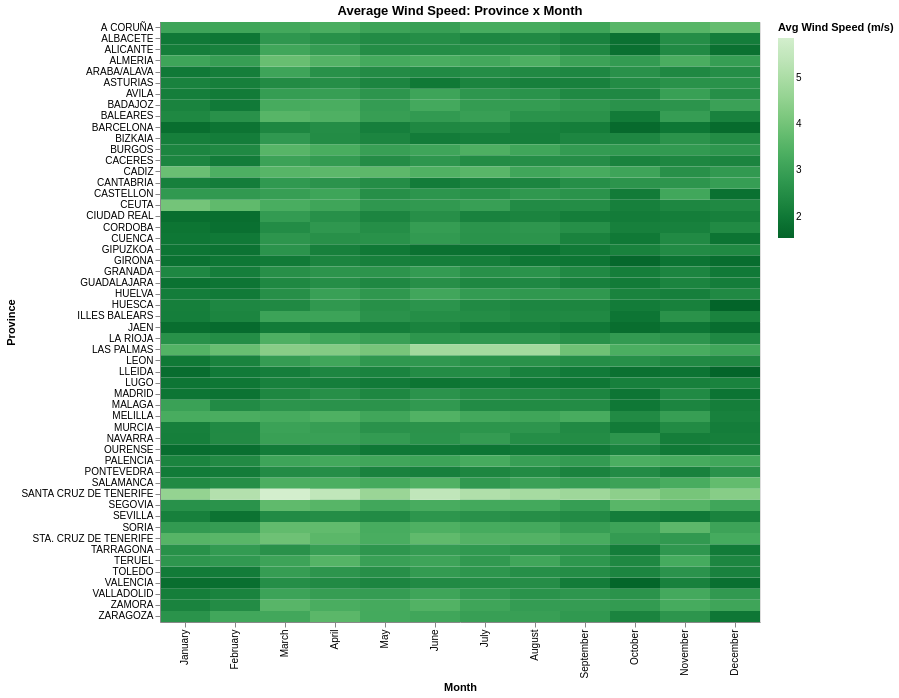

Notebook code cell kept with this figure:
### Markdown cell above
### 1.3. Mapa de calor — Velocidad del viento media: provincia × mes

**Tipo:** Mapa de calor (heatmap)
**Datos:** Velocidad del viento promedio por provincia y mes

### Code cell
heatmap_viento_mean = (df_pd
    .group_by(["provincia", "mes"])
    .agg(pl.col("velocidad_viento_media").mean().alias("viento_mean"))
    .with_columns(pl.col("mes").cast(pl.Enum(month_order)))
    .sort("mes")
)

alt.Chart(heatmap_viento_mean).mark_rect().encode(
    x=alt.X("mes:N", title="Month", sort=list(month_order)),
    y=alt.Y("provincia:N", title="Province"),
    color=alt.Color("viento_mean:Q", title="Avg Wind Speed (m/s)",
                    scale=alt.Scale(scheme="greens", reverse=True)),
    tooltip=["provincia", "mes", alt.Tooltip("viento_mean", format=".1f")]
).properties(
    title="Average Wind Speed: Province x Month",
    width=600,
    height=600
).interactive().show()

### Figure 1 — Vega specification as saved in the notebook (floating-point values rounded to 4 significant figures; data arrays with more than 128 entries replaced by an {"elided": "..."} marker saying what was removed)
{"$schema": "https://vega.github.io/schema/vega/v6.json", "data": [{"name": "param_1e9efca18e7a2868_store"}, {"name": "source_0"}, {"name": "data_0", "values": {"elided": "648 records"}}, {"name": "source_0_x_domain_mes", "values": [{"mes": "January", "sort_field": 12.0}, {"mes": "February", "sort_field": 12.0}, {"mes": "March", "sort_field": 12.0}, {"mes": "April", "sort_field": 12.0}, {"mes": "May", "sort_field": 12.0}, {"mes": "June", "sort_field": 12.0}, {"mes": "July", "sort_field": 12.0}, {"mes": "August", "sort_field": 12.0}, {"mes": "September", "sort_field": 12.0}, {"mes": "October", "sort_field": 12.0}, {"mes": "November", "sort_field": 12.0}, {"mes": "December", "sort_field": 12.0}]}, {"name": "data_0_y_domain_provincia", "values": [{"provincia": "A CORUÑA"}, {"provincia": "AVILA"}, {"provincia": "LUGO"}, {"provincia": "GIRONA"}, {"provincia": "TARRAGONA"}, {"provincia": "ALICANTE"}, {"provincia": "ASTURIAS"}, {"provincia": "GIPUZKOA"}, {"provincia": "CEUTA"}, {"provincia": "BARCELONA"}, {"provincia": "BADAJOZ"}, {"provincia": "HUESCA"}, {"provincia": "ZARAGOZA"}, {"provincia": "ALMERIA"}, {"provincia": "MELILLA"}, {"provincia": "PALENCIA"}, {"provincia": "SANTA CRUZ DE TENERIFE"}, {"provincia": "STA. CRUZ DE TENERIFE"}, {"provincia": "ILLES BALEARS"}, {"provincia": "PONTEVEDRA"}, {"provincia": "CIUDAD REAL"}, {"provincia": "BIZKAIA"}, {"provincia": "TOLEDO"}, {"provincia": "HUELVA"}, {"provincia": "GUADALAJARA"}, {"provincia": "VALLADOLID"}, {"provincia": "CUENCA"}, {"provincia": "TERUEL"}, {"provincia": "CACERES"}, {"provincia": "BURGOS"}, {"provincia": "MURCIA"}, {"provincia": "SEVILLA"}, {"provincia": "SALAMANCA"}, {"provincia": "LAS PALMAS"}, {"provincia": "SORIA"}, {"provincia": "LEON"}, {"provincia": "LA RIOJA"}, {"provincia": "JAEN"}, {"provincia": "CADIZ"}, {"provincia": "OURENSE"}, {"provincia": "ZAMORA"}, {"provincia": "CASTELLON"}, {"provincia": "VALENCIA"}, {"provincia": "NAVARRA"}, {"provincia": "MADRID"}, {"provincia": "LLEIDA"}, {"provincia": "CANTABRIA"}, {"provincia": "MALAGA"}, {"provincia": "ALBACETE"}, {"provincia": "SEGOVIA"}, {"provincia": "BALEARES"}, {"provincia": "GRANADA"}, {"provincia": "CORDOBA"}, {"provincia": "ARABA/ALAVA"}]}, {"name": "data_0_color_domain_viento_mean", "values": [{"min": 1.539, "max": 5.863}]}], "signals": [{"name": "unit", "value": {}, "on": [{"events": "pointermove", "update": "isTuple(group()) ? group() : unit"}]}, {"name": "param_1e9efca18e7a2868", "update": "vlSelectionResolve(\"param_1e9efca18e7a2868_store\", \"union\")"}, {"name": "param_1e9efca18e7a2868_mes", "on": [{"events": [{"source": "view", "type": "dblclick"}], "update": "null"}, {"events": {"signal": "param_1e9efca18e7a2868_translate_delta"}, "update": "panLinear(param_1e9efca18e7a2868_translate_anchor.extent_x, -param_1e9efca18e7a2868_translate_delta.x / width)"}, {"events": {"signal": "param_1e9efca18e7a2868_zoom_delta"}, "update": "zoomLinear(domain(\"x\"), param_1e9efca18e7a2868_zoom_anchor.x, param_1e9efca18e7a2868_zoom_delta)"}]}, {"name": "param_1e9efca18e7a2868_provincia", "on": [{"events": [{"source": "view", "type": "dblclick"}], "update": "null"}, {"events": {"signal": "param_1e9efca18e7a2868_translate_delta"}, "update": "panLinear(param_1e9efca18e7a2868_translate_anchor.extent_y, param_1e9efca18e7a2868_translate_delta.y / height)"}, {"events": {"signal": "param_1e9efca18e7a2868_zoom_delta"}, "update": "zoomLinear(domain(\"y\"), param_1e9efca18e7a2868_zoom_anchor.y, param_1e9efca18e7a2868_zoom_delta)"}]}, {"name": "param_1e9efca18e7a2868_tuple", "on": [{"events": [{"signal": "param_1e9efca18e7a2868_mes || param_1e9efca18e7a2868_provincia"}], "update": "param_1e9efca18e7a2868_mes && param_1e9efca18e7a2868_provincia ? {unit: \"\", fields: param_1e9efca18e7a2868_tuple_fields, values: [param_1e9efca18e7a2868_mes,param_1e9efca18e7a2868_provincia]} : null"}]}, {"name": "param_1e9efca18e7a2868_tuple_fields", "value": [{"field": "mes", "channel": "x", "type": "E"}, {"field": "provincia", "channel": "y", "type": "E"}]}, {"name": "param_1e9efca18e7a2868_translate_anchor", "value": {}, "on": [{"events": [{"source": "scope", "type": "pointerdown"}], "update": "{x: x(unit), y: y(unit), extent_x: domain(\"x\"), extent_y: domain(\"y\")}"}]}, {"name": "param_1e9efca18e7a2868_translate_delta", "value": {}, "on": [{"events": [{"source": "window", "between": [{"source": "scope", "type": "pointerdown"}, {"source": "window", "type": "pointerup"}], "consume": true, "type": "pointermove"}], "update": "{x: param_1e9efca18e7a2868_translate_anchor.x - x(unit), y: param_1e9efca18e7a2868_translate_anchor.y - y(unit)}"}]}, {"name": "param_1e9efca18e7a2868_zoom_anchor", "on": [{"events": [{"source": "scope", "consume": true, "type": "wheel"}], "update": "{x: invert(\"x\", x(unit)), y: invert(\"y\", y(unit))}"}]}, {"name": "param_1e9efca18e7a2868_zoom_delta", "on": [{"events": [{"source": "scope", "type": "wheel", "consume": true}], "update": "pow(1.001, event.deltaY * pow(16, event.deltaMode))", "force": true}]}, {"name": "param_1e9efca18e7a2868_modify", "on": [{"events": {"signal": "param_1e9efca18e7a2868_tuple"}, "update": "modify(\"param_1e9efca18e7a2868_store\", param_1e9efca18e7a2868_tuple, true)"}]}], "marks": [{"type": "rect", "name": "marks", "from": {"data": "data_0"}, "encode": {"update": {"tooltip": {"signal": "{\"provincia\": isValid(datum[\"provincia\"]) ? isArray(datum[\"provincia\"]) ? join(datum[\"provincia\"], '\\n') : datum[\"provincia\"] : \"\"+datum[\"provincia\"], \"mes\": isValid(datum[\"mes\"]) ? isArray(datum[\"mes\"]) ? join(datum[\"mes\"], '\\n') : datum[\"mes\"] : \"\"+datum[\"mes\"], \"viento_mean\": format(datum[\"viento_mean\"], \".1f\")}"}, "width": {"signal": "max(0.25, bandwidth('x'))"}, "y": {"field": "provincia", "scale": "y"}, "height": {"signal": "max(0.25, bandwidth('y'))"}, "x": {"field": "mes", "scale": "x"}, "fill": {"field": "viento_mean", "scale": "color"}}}, "style": ["rect"], "interactive": true}], "scales": [{"name": "x", "type": "band", "domain": {"data": "source_0_x_domain_mes", "field": "mes", "sort": {"op": "max", "field": "sort_field"}}, "range": [0, {"signal": "width"}], "paddingInner": 0, "paddingOuter": 0}, {"name": "y", "type": "band", "domain": {"data": "data_0_y_domain_provincia", "field": "provincia", "sort": true}, "range": [0, {"signal": "height"}], "paddingInner": 0, "paddingOuter": 0}, {"name": "color", "type": "linear", "domain": [{"signal": "(data(\"data_0_color_domain_viento_mean\")[0] || {}).min"}, {"signal": "(data(\"data_0_color_domain_viento_mean\")[0] || {}).max"}], "range": {"scheme": "greens"}, "reverse": true, "interpolate": "hcl", "zero": false}], "axes": [{"scale": "x", "grid": false, "orient": "bottom", "title": "Month", "labelAlign": "right", "labelBaseline": "middle", "labelAngle": 270, "zindex": 1}, {"scale": "y", "orient": "left", "title": "Province", "zindex": 1, "grid": false}], "title": {"text": "Average Wind Speed: Province x Month", "frame": "group"}, "style": "cell", "background": "white", "padding": 5, "width": 600, "height": 600, "legends": [{"title": "Avg Wind Speed (m/s)", "fill": "color", "gradientLength": {"signal": "clamp(height, 64, 200)"}}]}
